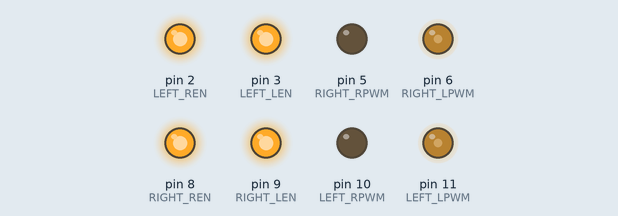
Recording of a sketch running on a simulated Arduino Uno, built with avr-gcc and run on an emulated ATmega328P. Shown: output pins drawn as LEDs (lit = HIGH).

Above: at 0.1 s.
Timing chart, 0 to 1.6 s (numbered marks = the images above):
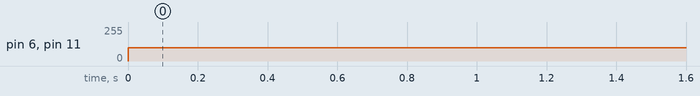

The sketch:

just_drive.ino
```cpp
#include <Arduino.h>

   /*
  BTS7960-43A-Driver
  made on 22 Nov 2020
  by Amir Mohammad Shojaee @ Electropeak
  Home
*/

#define RIGHT_RPWM 5
#define RIGHT_LPWM 6
#define RIGHT_REN 8
#define RIGHT_LEN 9

#define LEFT_RPWM 10
#define LEFT_LPWM 11
#define LEFT_REN 2
#define LEFT_LEN 3

int outLeft;
int outRight;

void setup() {
  Serial.begin(9600);
  pinMode(RIGHT_RPWM,OUTPUT);
  pinMode(RIGHT_LPWM,OUTPUT);
  pinMode(RIGHT_LEN,OUTPUT);
  pinMode(RIGHT_REN,OUTPUT);
  digitalWrite(RIGHT_REN,HIGH);
  digitalWrite(RIGHT_LEN,HIGH);

  pinMode(LEFT_RPWM,OUTPUT);
  pinMode(LEFT_LPWM,OUTPUT);
  pinMode(LEFT_LEN,OUTPUT);
  pinMode(LEFT_REN,OUTPUT);
  digitalWrite(LEFT_REN,HIGH);
  digitalWrite(LEFT_LEN,HIGH);

  outLeft = 100;
  outRight = 100;


}


void loop() {


  analogWrite(RIGHT_LPWM,outRight);
  analogWrite(RIGHT_RPWM,0);
  analogWrite(LEFT_LPWM,outLeft);
  analogWrite(LEFT_RPWM,0);
  delay(1000);

}
```

Measured:
- by itself, pin 6 (RIGHT_LPWM), pin 11 (LEFT_LPWM): 0/255 → 100/255 at 0.00 s
